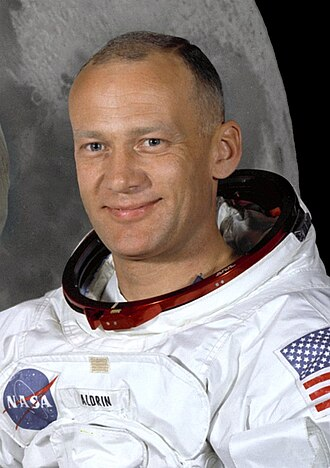
#> input picture assets/cosmonauts/aldrin.jpg, 330 x 468 px; its folder holds only this picture in this run
$ python enhance_cosmonaut_photos.py
#> lines starting #> are read from the running program, lines starting #| are printed output that depends on the picture
"""
HD-подготовка архивных портретов «Герои Космоса» для 3D-карточек.

Исходники — 330 px по ширине (архивные сканы). Карточка в 3D-пространстве
занимает ~300 CSS px, на экранах с DPR 2 это 600 физических пикселей, поэтому
делаем апскейл ×2 и деликатную обработку:

  1. Медиана 3×3 — снимает JPEG-артефакты архивных сканов, не «съедая» зерно.
  2. Lanczos-апскейл до 660 px по ширине (сохранение пропорций).
  3. Unsharp mask умеренной амплитуды — возвращает резкость лица и формы.
  4. Мягкое снижение шума в тенях, чтобы после шарпа не «вылезли» блочные
     артефакты исходника.
  5. Унификация кадра: все портреты приводятся к соотношению 3:4 с аккуратной
     обрезкой по центру лица (верхняя треть), чтобы карточки выглядели ровно.
  6. Сохранение прогрессивным JPEG q88 без субдискретизации хромы.

Запуск: PYTHONPATH=/home/user/.devtools/pylibs python3 tools/enhance_cosmonaut_photos.py
"""
import os
import glob
import numpy as np
from PIL import Image, ImageFilter

SRC_DIR = 'assets/cosmonauts'
DST_DIR = 'assets/cosmonauts_hd'
TARGET_W = 660
RATIO = 3 / 4.0          # соотношение сторон карточки (ширина : высота)

os.makedirs(DST_DIR, exist_ok=True)
total = 0

for path in sorted(glob.glob(os.path.join(SRC_DIR, '*.jpg'))):
    name = os.path.splitext(os.path.basename(path))[0]
    img = Image.open(path).convert('RGB')
#> img is the input picture: PIL image 330x468 RGB; mean R, G, B 142.4, 132.5, 129.7

    # --- 5. Кадрирование под 3:4 с приоритетом верхней части (лицо) ---
    w, h = img.size
#> w = 330; h = 468
    target_h = int(round(w / RATIO))
#> target_h = 440
    if target_h <= h:
        # обрезаем по высоте, смещая окно вверх (там голова)
        top = int((h - target_h) * 0.22)
#> top = 6
        img = img.crop((0, top, w, top + target_h))
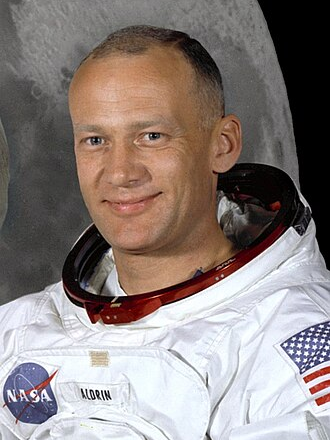
#> img: PIL image 330x440 RGB; mean R, G, B 139.6, 128.8, 125.5
    else:
        # исходник «узкий» — расширяем по бокам нейтральным фоном? Нет:
        # обрезаем по ширине, центрируя, чтобы сохранить лицо
        target_w = int(round(h * RATIO))
        left = max(0, (w - target_w) // 2)
        img = img.crop((left, 0, min(w, left + target_w), h))

    # --- 1. Медиана: снятие артефактов скана ---
    img = img.filter(ImageFilter.MedianFilter(3))

    # --- 2. Апскейл ---
    scale = TARGET_W / img.size[0]
#> scale = 2
    up = img.resize((TARGET_W, int(round(img.size[1] * scale))), Image.LANCZOS)
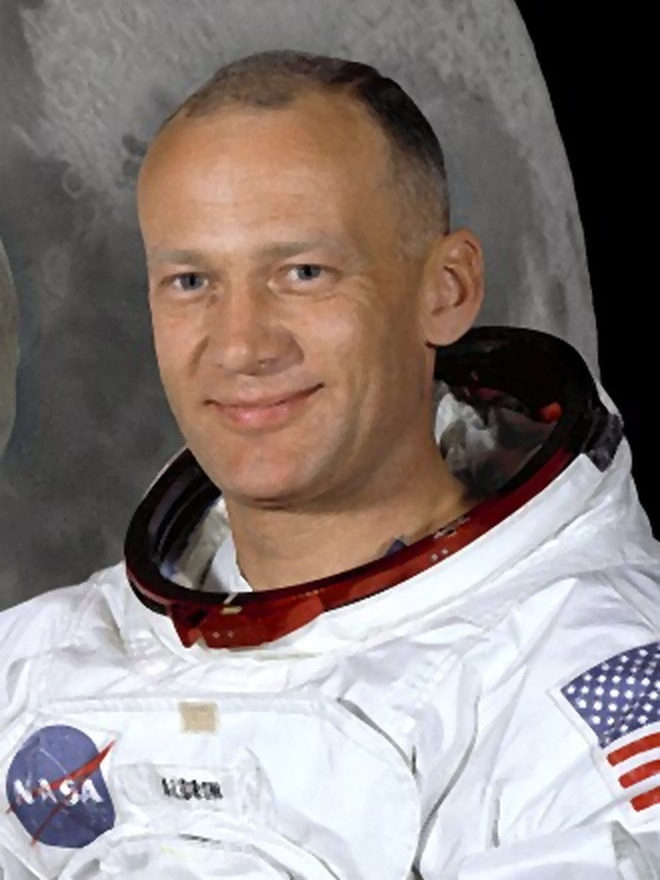
#> up: PIL image 660x880 RGB; mean R, G, B 139.6, 128.8, 125.6

    # --- 3. Unsharp + 4. шумоподавление теней ---
    arr = np.asarray(up, dtype=np.float32) / 255.0
    blur = np.asarray(up.filter(ImageFilter.GaussianBlur(1.2)), dtype=np.float32) / 255.0
    arr = np.clip(arr + (arr - blur) * 0.34, 0.0, 1.0)

    # мягкое шумоподавление только в тёмных областях (там артефакты заметны)
    smooth = np.asarray(up.filter(ImageFilter.GaussianBlur(1.6)), dtype=np.float32) / 255.0
    lum = arr @ np.array([0.299, 0.587, 0.114], dtype=np.float32)
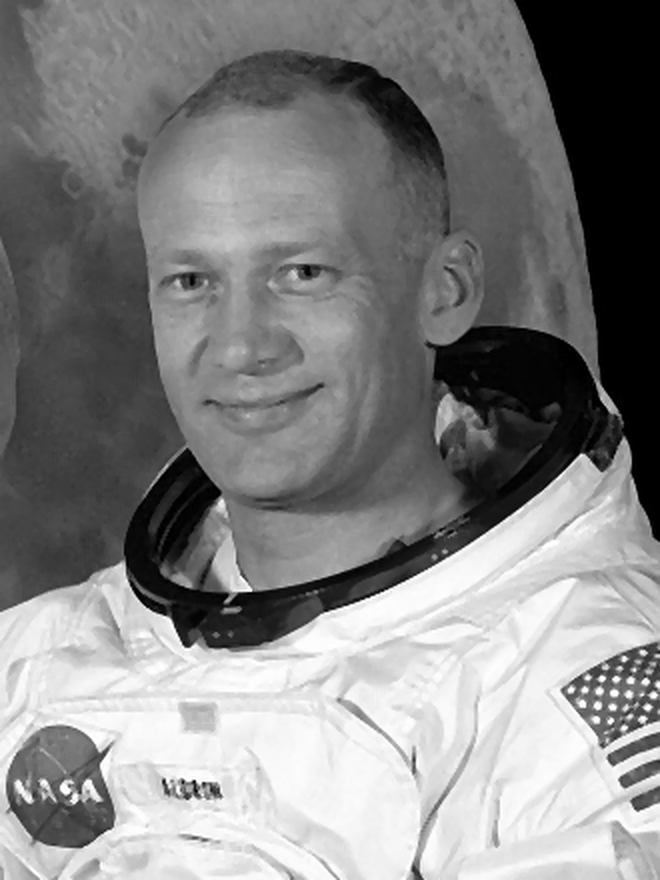
#> lum: shape (880, 660) float32; min 0, max 1, mean 0.516
    shadow = np.clip((0.28 - lum) / 0.28, 0.0, 1.0)[..., None]
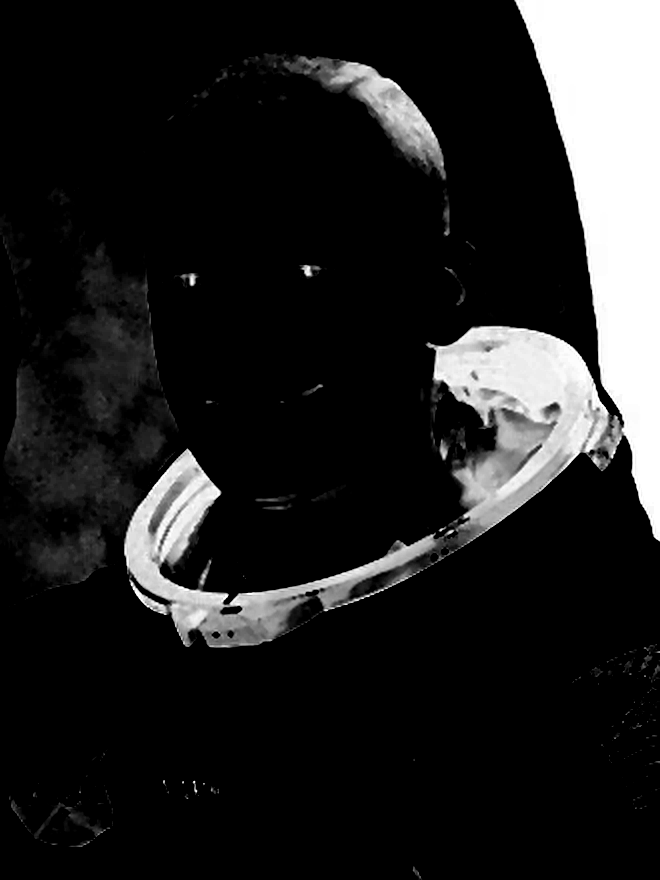
#> shadow: shape (880, 660, 1) float32; min 0, max 1, mean 0.132
    arr = arr * (1.0 - shadow * 0.45) + smooth * (shadow * 0.45)

    out = Image.fromarray((np.clip(arr, 0, 1) * 255.0 + 0.5).astype(np.uint8), mode='RGB')
    dst = os.path.join(DST_DIR, f'{name}.jpg')
    out.save(dst, quality=88, subsampling=0, optimize=True, progressive=True)
    size = os.path.getsize(dst)
    total += size
    print(f'{name:12} {img.size[0]}x{img.size[1]} → {out.size[0]}x{out.size[1]}  {size/1024:5.0f} КБ')
#| aldrin       330x440 → 660x880     95 КБ

print(f'\nГотово: {len(glob.glob(os.path.join(DST_DIR, "*.jpg")))} файлов, {total/1024/1024:.2f} МБ в {DST_DIR}/')

$ run again, on assets/cosmonauts/hadfield.jpg
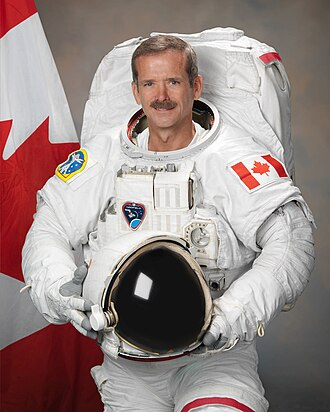
#> input picture assets/cosmonauts/hadfield.jpg, 330 x 412 px
#> img is the input picture: PIL image 330x412 RGB; mean R, G, B 153, 137.3, 134.4
#> `lum = arr @ np.array([0.299, 0.587, 0.114], dtype=np.float32)`:
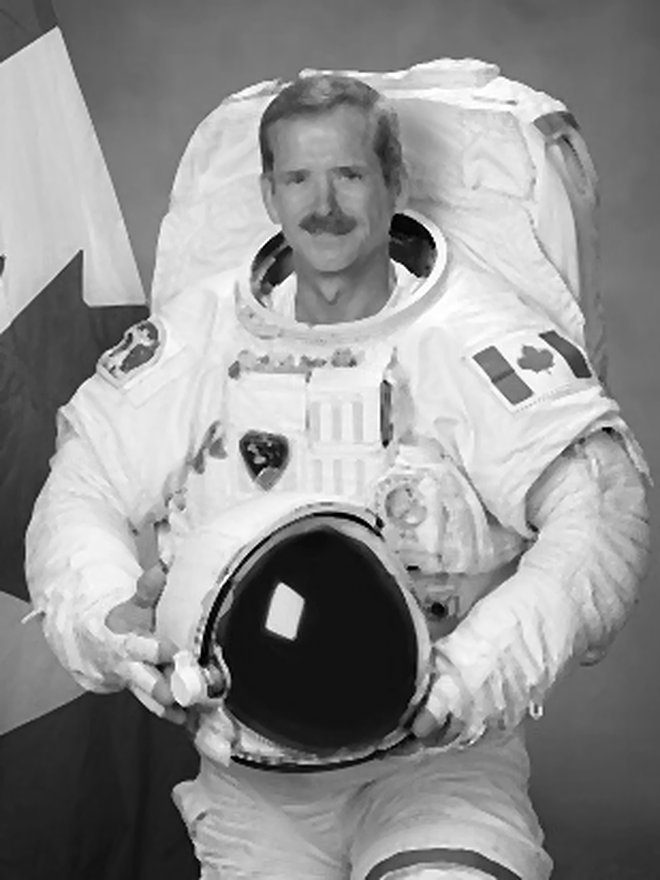
#> lum: shape (880, 660) float32; min 0, max 1, mean 0.568
#> `shadow = np.clip((0.28 - lum) / 0.28, 0.0, 1.0)[..., None]`:
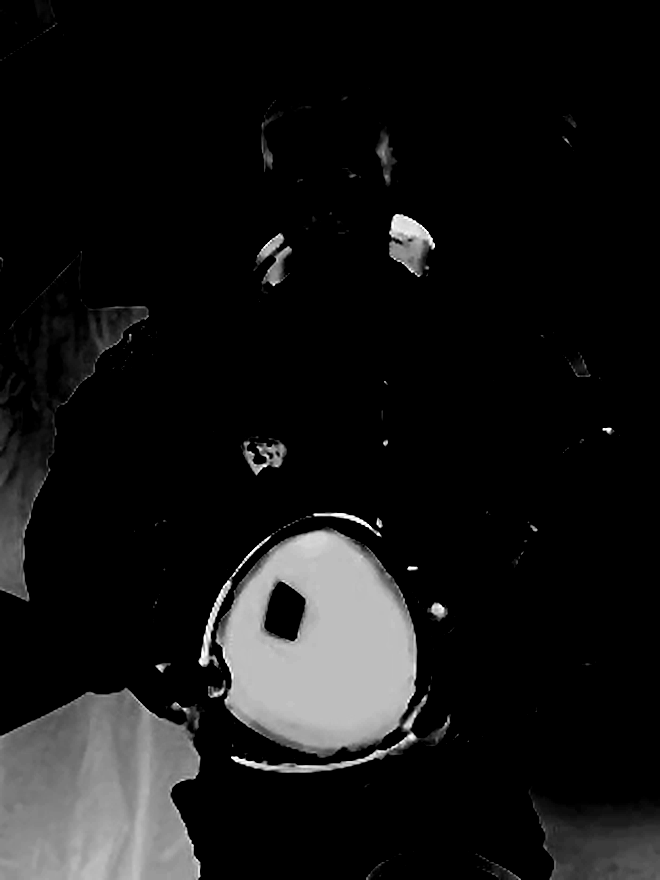
#> shadow: shape (880, 660, 1) float32; min 0, max 1, mean 0.0848
#| hadfield     309x412 → 660x880     98 КБ

$ run again, on assets/cosmonauts/komarov.jpg
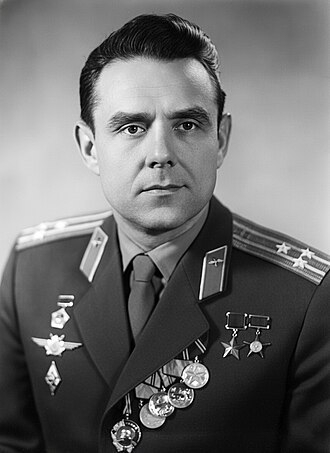
#> input picture assets/cosmonauts/komarov.jpg, 330 x 453 px
#> img is the input picture: PIL image 330x453 RGB; mean R, G, B 107.7, 107.7, 107.7
#> `up = img.resize((TARGET_W, int(round(img.size[1] * scale))), Image.LAN..`:
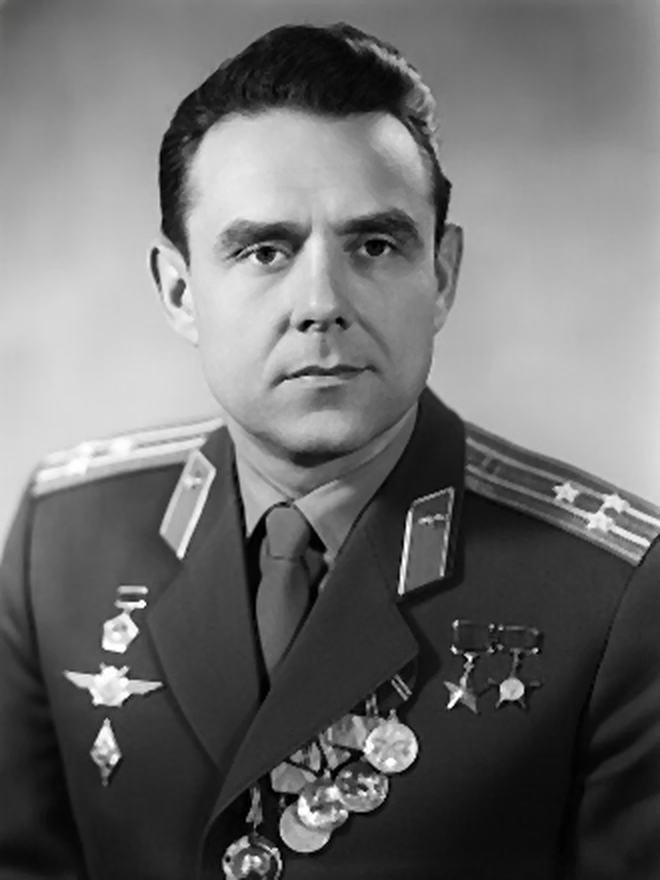
#> up: PIL image 660x880 RGB; mean R, G, B 109.6, 109.6, 109.6
#> `shadow = np.clip((0.28 - lum) / 0.28, 0.0, 1.0)[..., None]`:
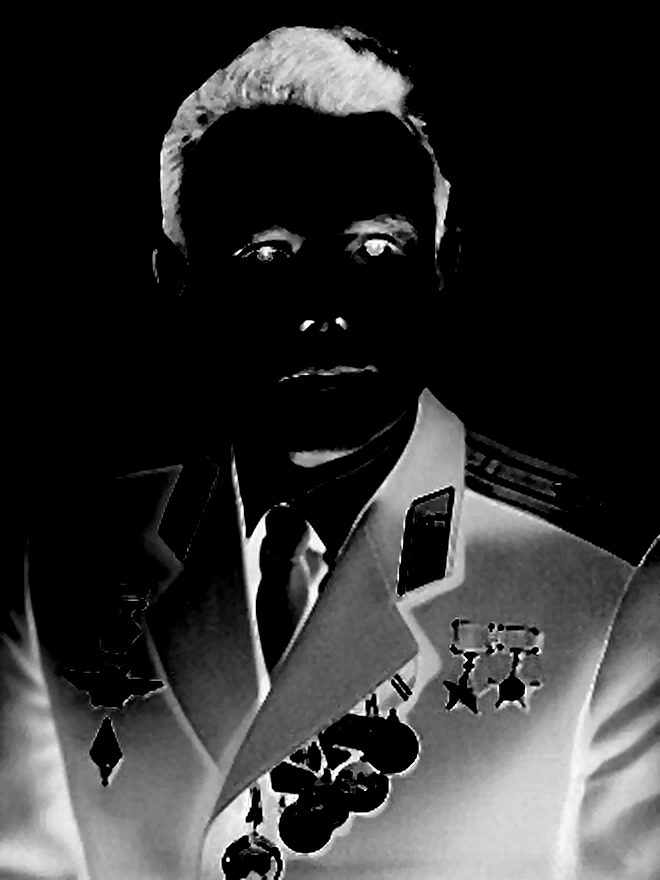
#> shadow: shape (880, 660, 1) float32; min 0, max 1, mean 0.19
#| komarov      330x440 → 660x880     61 КБ

$ run again, on assets/cosmonauts/kononenko.jpg
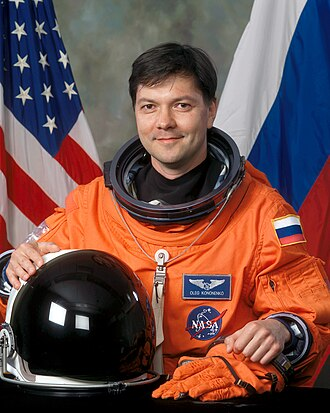
#> input picture assets/cosmonauts/kononenko.jpg, 330 x 413 px
#> img is the input picture: PIL image 330x413 RGB; mean R, G, B 108.8, 76.6, 72.3
#> `lum = arr @ np.array([0.299, 0.587, 0.114], dtype=np.float32)`:
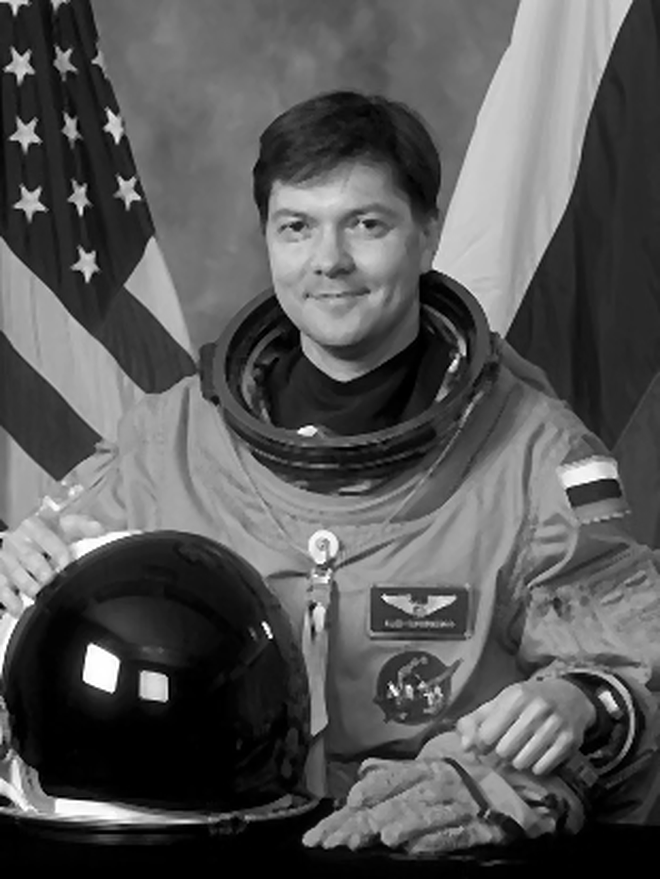
#> lum: shape (879, 660) float32; min 0, max 1, mean 0.341
#> `shadow = np.clip((0.28 - lum) / 0.28, 0.0, 1.0)[..., None]`:
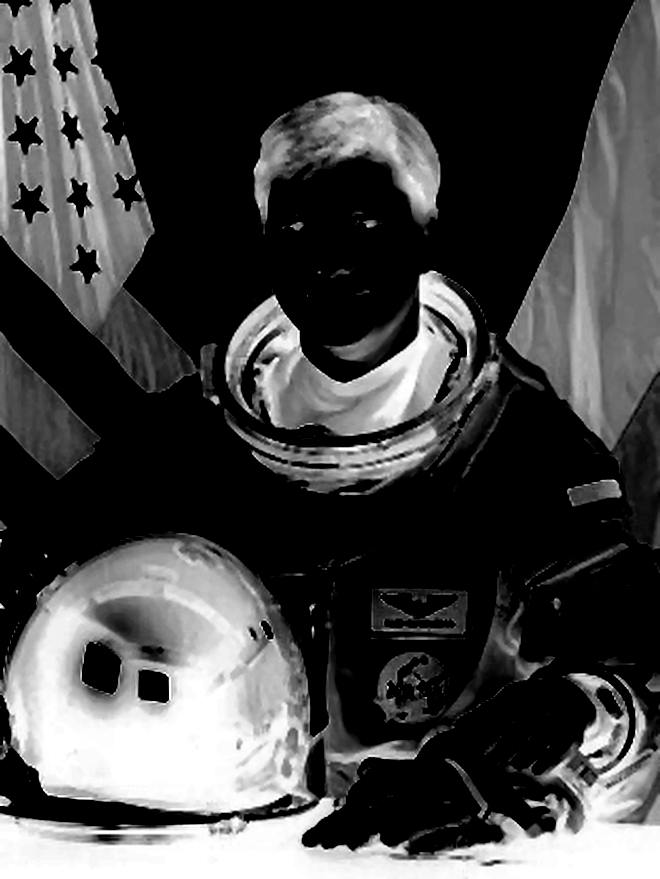
#> shadow: shape (879, 660, 1) float32; min 0, max 1, mean 0.268
#| kononenko    310x413 → 660x879    121 КБ

$ run again, on assets/cosmonauts/armstrong.jpg
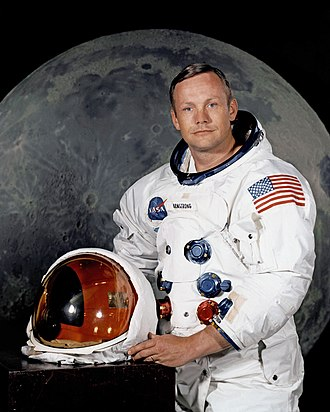
#> input picture assets/cosmonauts/armstrong.jpg, 330 x 412 px
#> img is the input picture: PIL image 330x412 RGB; mean R, G, B 97.6, 91.9, 91.2
#> `shadow = np.clip((0.28 - lum) / 0.28, 0.0, 1.0)[..., None]`:
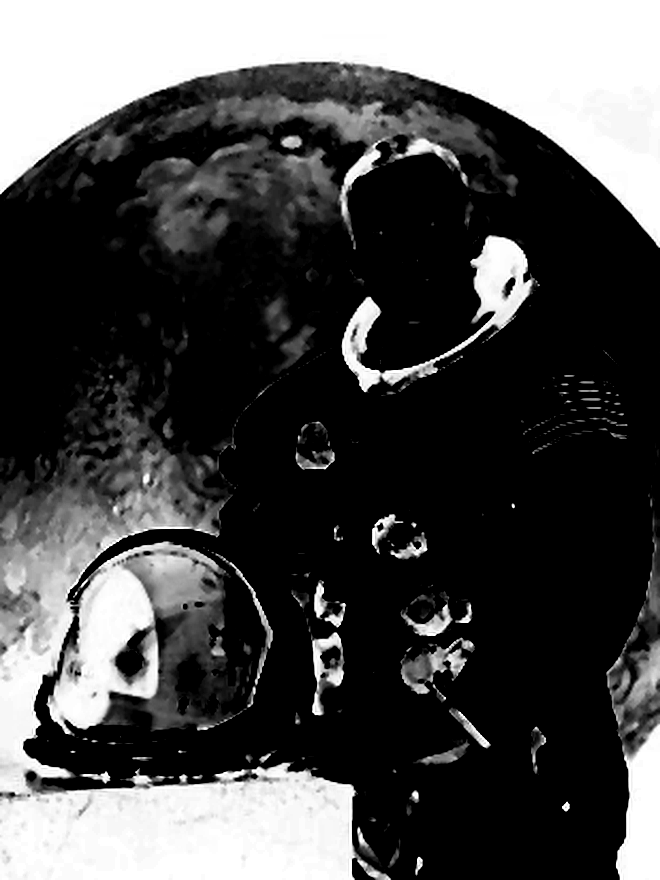
#> shadow: shape (880, 660, 1) float32; min 0, max 1, mean 0.297
#| armstrong    309x412 → 660x880     98 КБ
